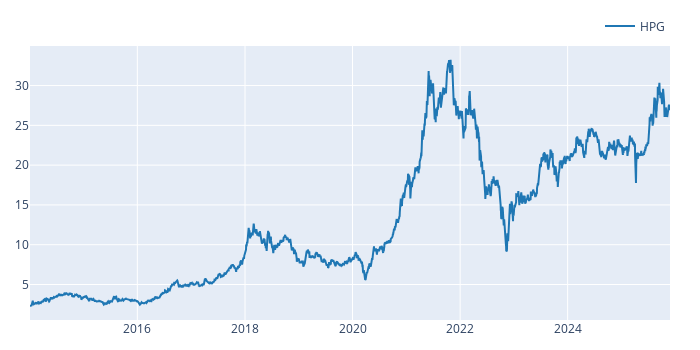

Notebook code for this chart:
### Code cell
fig = close["HPG"].vbt.plot()
entries_5_15["HPG"].vbt.signals.plot_as_entries(y=close["HPG"], fig=fig)
exits_5_15["HPG"].vbt.signals.plot_as_exits(y=close["HPG"], fig=fig)
fig.show()

### Figure 1 — Plotly figure (JSON) as saved in the notebook; plotly's stock layout.template omitted (floating-point values rounded to 4 significant figures; data arrays with more than 128 entries replaced by an {"elided": "..."} marker saying what was removed)
{"data": [{"name": "HPG", "showlegend": true, "type": "scatter", "x": {"elided": "2968 str values"}, "y": {"elided": "2968 float values"}}, {"marker": {"color": "#37B13F", "line": {"color": "rgb(38,123,44)", "width": 1}, "size": 8, "symbol": "triangle-up"}, "mode": "markers", "name": "Entries", "showlegend": true, "type": "scatter", "x": [], "y": []}, {"marker": {"color": "#EA4335", "line": {"color": "rgb(181,31,18)", "width": 1}, "size": 8, "symbol": "triangle-down"}, "mode": "markers", "name": "Exits", "showlegend": true, "type": "scatter", "x": [], "y": []}], "layout": {"height": 350, "legend": {"orientation": "h", "traceorder": "normal", "x": 1, "xanchor": "right", "y": 1.02, "yanchor": "bottom"}, "margin": {"b": 30, "l": 30, "r": 30, "t": 30}, "width": 700}}
